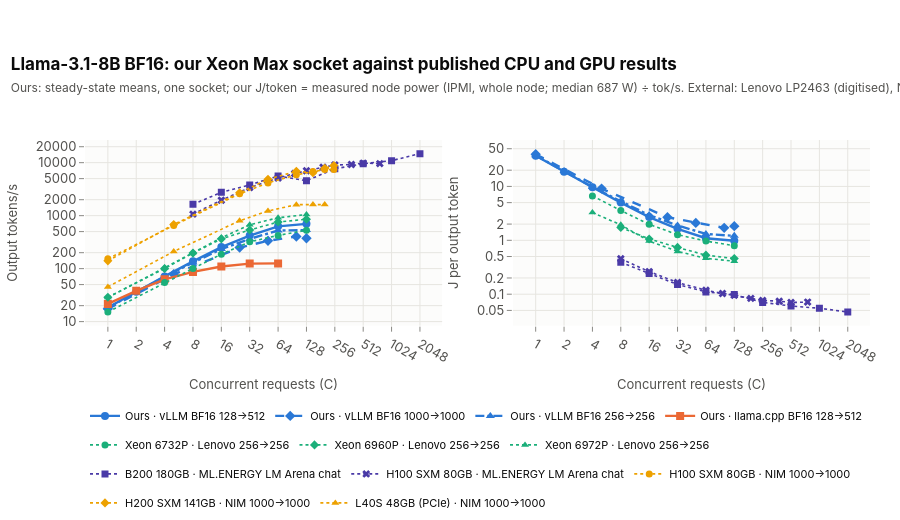

Here is the notebook cell this chart was saved with:
### Markdown cell above
## 6. Throughput and energy against concurrency

### Code cell
def series_from_ours(cid, wl, label, dash="solid", pts=points, marker=None):
    g = pts[(pts["configuration_id"] == cid) & (pts["workload"] == wl)]
    st = theme.configuration_style(cid)
    own = g["node_power_w"].notna() & (g["node_power_window_s"] >= external.MIN_POWER_WINDOW_S)
    power = g["node_power_w"].where(own, POWER_W)
    return pd.DataFrame({"label": label, "group": "ours", "origin": "ours", "color": st.color, "marker": marker or st.symbol, "dash": dash,
                         "concurrency": g["concurrency"], "output_tok_s": g["output_tok_s_mean"], "energy": power / g["output_tok_s_mean"]})


SYMBOLS = ["circle", "diamond", "triangle-up", "square", "x"]
ext_rows = []
for (sid, hw, prec, ver, wl), g in refs[refs["precision"] == "bf16"].groupby(["source_id", "hardware", "precision", "engine_version", "workload"], sort=False):
    if sid not in ("lenovo_lp2463", "nvidia_nim", "mlenergy_v3"):
        continue
    short = hw.replace("NVIDIA ", "").replace("Intel ", "")
    ext_rows.append(pd.DataFrame({"label": f"{short} · {sid.split('_')[0].replace('nvidia', 'NIM').replace('lenovo', 'Lenovo').replace('mlenergy', 'ML.ENERGY')} {wl}",
                                  "group": sid, "origin": "external", "color": None, "marker": SYMBOLS[len(ext_rows) % len(SYMBOLS)], "dash": "dot",
                                  "concurrency": g["concurrency"], "output_tok_s": g["output_tok_s"], "energy": g["energy_j_per_output_token"]}))
series = pd.concat([series_from_ours("vllm_bf16", "decode", "Ours · vLLM BF16 128→512"),
                    series_from_ours("vllm_bf16", "ext1000", "Ours · vLLM BF16 1000→1000", dash="dash", pts=ext_points, marker="diamond"),
                    series_from_ours("vllm_bf16", "ext256", "Ours · vLLM BF16 256→256", dash="dashdot", pts=ext_points, marker="triangle-up"),
                    series_from_ours("llama_cpp_bf16", "decode", "Ours · llama.cpp BF16 128→512")] + ext_rows, ignore_index=True)
series.loc[series["label"].str.startswith("Ours · llama.cpp"), "energy"] = np.nan  # one estimated energy curve is enough
fig = plots.external_reference_figure(
    series, panels=[("output_tok_s", "Output tokens/s"), ("energy", "J per output token")],
    title="Llama-3.1-8B BF16: our Xeon Max socket against published CPU and GPU results",
    subtitle=f"Ours: steady-state means, one socket; our J/token = measured node power (IPMI, whole node; median {num(POWER_W)} W) ÷ tok/s. "
             "External: Lenovo LP2463 (digitised), NVIDIA NIM, ML.ENERGY v3 (GPU energy only)")
fig.show()
export_figure(fig, "external_reference_bf16", source=NOTEBOOK,
              caption="Output tokens/s and J per output token against concurrency, Llama-3.1-8B BF16: our vLLM and llama.cpp curves (Xeon CPU Max 9480, one socket), "
                      "including our runs at NIM's 1000→1000 and Lenovo's 256→256, next to Lenovo's Xeon 6 vLLM runs, NVIDIA NIM on L40S/H100/H200 and ML.ENERGY on H100/B200; "
                      "our energy uses the measured node power (Slurm IPMI, whole node).")

### Figure 1 — Plotly figure (JSON) as saved in the notebook; plotly's stock layout.template omitted (floating-point values rounded to 4 significant figures)
{"data": [{"hovertemplate": "<b>Ours · vLLM BF16 128→512</b><br>C = %{x}<br>%{y:.4g}<extra></extra>", "legendgroup": "Ours · vLLM BF16 128→512", "line": {"color": "#2a78d6", "dash": "solid", "width": 2.4}, "marker": {"color": "#2a78d6", "size": 8, "symbol": "circle"}, "mode": "lines+markers", "name": "Ours · vLLM BF16 128→512", "showlegend": true, "type": "scatter", "x": [1.0, 2.0, 4.0, 8.0, 16.0, 32.0, 64.0, 128.0], "xaxis": "x", "y": [18.49, 36.58, 71.36, 137.2, 254.8, 420.0, 628.2, 700.4], "yaxis": "y"}, {"hovertemplate": "<b>Ours · vLLM BF16 1000→1000</b><br>C = %{x}<br>%{y:.4g}<extra></extra>", "legendgroup": "Ours · vLLM BF16 1000→1000", "line": {"color": "#2a78d6", "dash": "dash", "width": 2.4}, "marker": {"color": "#2a78d6", "size": 8, "symbol": "diamond"}, "mode": "lines+markers", "name": "Ours · vLLM BF16 1000→1000", "showlegend": true, "type": "scatter", "x": [1.0, 5.0, 25.0, 50.0, 100.0, 128.0], "xaxis": "x", "y": [17.42, 78.2, 249.3, 336.0, 404.1, 375.3], "yaxis": "y"}, {"hovertemplate": "<b>Ours · vLLM BF16 256→256</b><br>C = %{x}<br>%{y:.4g}<extra></extra>", "legendgroup": "Ours · vLLM BF16 256→256", "line": {"color": "#2a78d6", "dash": "dashdot", "width": 2.4}, "marker": {"color": "#2a78d6", "size": 8, "symbol": "triangle-up"}, "mode": "lines+markers", "name": "Ours · vLLM BF16 256→256", "showlegend": true, "type": "scatter", "x": [1.0, 2.0, 4.0, 8.0, 16.0, 32.0, 64.0, 128.0], "xaxis": "x", "y": [18.25, 35.6, 70.33, 129.9, 233.9, 364.3, 523.4, 534.6], "yaxis": "y"}, {"hovertemplate": "<b>Ours · llama.cpp BF16 128→512</b><br>C = %{x}<br>%{y:.4g}<extra></extra>", "legendgroup": "Ours · llama.cpp BF16 128→512", "line": {"color": "#eb6834", "dash": "solid", "width": 2.4}, "marker": {"color": "#eb6834", "size": 8, "symbol": "square"}, "mode": "lines+markers", "name": "Ours · llama.cpp BF16 128→512", "showlegend": true, "type": "scatter", "x": [1.0, 2.0, 4.0, 8.0, 16.0, 32.0, 64.0], "xaxis": "x", "y": [21.58, 38.07, 62.79, 86.6, 110.0, 124.5, 125.4], "yaxis": "y"}, {"hovertemplate": "<b>Xeon 6732P · Lenovo 256→256</b><br>C = %{x}<br>%{y:.4g}<extra></extra>", "legendgroup": "Xeon 6732P · Lenovo 256→256", "line": {"color": "#1baf7a", "dash": "dot", "width": 1.6}, "marker": {"color": "#1baf7a", "size": 7, "symbol": "circle"}, "mode": "lines+markers", "name": "Xeon 6732P · Lenovo 256→256", "showlegend": true, "type": "scatter", "x": [1.0, 4.0, 8.0, 16.0, 32.0, 64.0, 128.0], "xaxis": "x", "y": [15.17, 54.48, 100.5, 187.4, 320.3, 423.7, 531.2], "yaxis": "y"}, {"hovertemplate": "<b>Xeon 6960P · Lenovo 256→256</b><br>C = %{x}<br>%{y:.4g}<extra></extra>", "legendgroup": "Xeon 6960P · Lenovo 256→256", "line": {"color": "#1baf7a", "dash": "dot", "width": 1.6}, "marker": {"color": "#1baf7a", "size": 7, "symbol": "diamond"}, "mode": "lines+markers", "name": "Xeon 6960P · Lenovo 256→256", "showlegend": true, "type": "scatter", "x": [1.0, 4.0, 8.0, 16.0, 32.0, 64.0, 128.0], "xaxis": "x", "y": [28.8, 100.2, 196.5, 364.8, 537.3, 758.4, 856.3], "yaxis": "y"}, {"hovertemplate": "<b>Xeon 6972P · Lenovo 256→256</b><br>C = %{x}<br>%{y:.4g}<extra></extra>", "legendgroup": "Xeon 6972P · Lenovo 256→256", "line": {"color": "#1baf7a", "dash": "dot", "width": 1.6}, "marker": {"color": "#1baf7a", "size": 7, "symbol": "triangle-up"}, "mode": "lines+markers", "name": "Xeon 6972P · Lenovo 256→256", "showlegend": true, "type": "scatter", "x": [1.0, 4.0, 8.0, 16.0, 32.0, 64.0, 128.0], "xaxis": "x", "y": [28.38, 104.5, 202.2, 381.8, 673.0, 912.0, 1047.0], "yaxis": "y"}, {"hovertemplate": "<b>B200 180GB · ML.ENERGY LM Arena chat</b><br>C = %{x}<br>%{y:.4g}<extra></extra>", "legendgroup": "B200 180GB · ML.ENERGY LM Arena chat", "line": {"color": "#4a3aa7", "dash": "dot", "width": 1.6}, "marker": {"color": "#4a3aa7", "size": 7, "symbol": "square"}, "mode": "lines+markers", "name": "B200 180GB · ML.ENERGY LM Arena chat", "showlegend": true, "type": "scatter", "x": [8.0, 16.0, 32.0, 64.0, 128.0, 256.0, 512.0, 1024.0, 2048.0], "xaxis": "x", "y": [1637.0, 2751.0, 3810.0, 5589.0, 4570.0, 7664.0, 9571.0, 10920.0, 14800.0], "yaxis": "y"}, {"hovertemplate": "<b>H100 SXM 80GB · ML.ENERGY LM Arena chat</b><br>C = %{x}<br>%{y:.4g}<extra></extra>", "legendgroup": "H100 SXM 80GB · ML.ENERGY LM Arena chat", "line": {"color": "#4a3aa7", "dash": "dot", "width": 1.6}, "marker": {"color": "#4a3aa7", "size": 7, "symbol": "x"}, "mode": "lines+markers", "name": "H100 SXM 80GB · ML.ENERGY LM Arena chat", "showlegend": true, "type": "scatter", "x": [8.0, 16.0, 32.0, 64.0, 96.0, 128.0, 192.0, 256.0, 384.0, 512.0, 768.0], "xaxis": "x", "y": [1070.0, 1954.0, 3391.0, 5147.0, 6260.0, 7037.0, 8223.0, 9010.0, 9248.0, 9806.0, 9603.0], "yaxis": "y"}, {"hovertemplate": "<b>H100 SXM 80GB · NIM 1000→1000</b><br>C = %{x}<br>%{y:.4g}<extra></extra>", "legendgroup": "H100 SXM 80GB · NIM 1000→1000", "line": {"color": "#eda100", "dash": "dot", "width": 1.6}, "marker": {"color": "#eda100", "size": 7, "symbol": "circle"}, "mode": "lines+markers", "name": "H100 SXM 80GB · NIM 1000→1000", "showlegend": true, "type": "scatter", "x": [1.0, 5.0, 25.0, 50.0, 100.0, 150.0, 200.0, 250.0], "xaxis": "x", "y": [152.8, 654.5, 2585.0, 4153.0, 5915.0, 6800.0, 7425.0, 7435.0], "yaxis": "y"}, {"hovertemplate": "<b>H200 SXM 141GB · NIM 1000→1000</b><br>C = %{x}<br>%{y:.4g}<extra></extra>", "legendgroup": "H200 SXM 141GB · NIM 1000→1000", "line": {"color": "#eda100", "dash": "dot", "width": 1.6}, "marker": {"color": "#eda100", "size": 7, "symbol": "diamond"}, "mode": "lines+markers", "name": "H200 SXM 141GB · NIM 1000→1000", "showlegend": true, "type": "scatter", "x": [1.0, 5.0, 25.0, 50.0, 100.0, 150.0, 200.0, 250.0], "xaxis": "x", "y": [140.1, 679.5, 2711.0, 4855.0, 6864.0, 6456.0, 7812.0, 8813.0], "yaxis": "y"}, {"hovertemplate": "<b>L40S 48GB (PCIe) · NIM 1000→1000</b><br>C = %{x}<br>%{y:.4g}<extra></extra>", "legendgroup": "L40S 48GB (PCIe) · NIM 1000→1000", "line": {"color": "#eda100", "dash": "dot", "width": 1.6}, "marker": {"color": "#eda100", "size": 7, "symbol": "triangle-up"}, "mode": "lines+markers", "name": "L40S 48GB (PCIe) · NIM 1000→1000", "showlegend": true, "type": "scatter", "x": [1.0, 5.0, 25.0, 50.0, 100.0, 150.0, 200.0], "xaxis": "x", "y": [45.23, 210.9, 799.0, 1226.0, 1613.0, 1617.0, 1619.0], "yaxis": "y"}, {"hovertemplate": "<b>Ours · vLLM BF16 128→512</b><br>C = %{x}<br>%{y:.4g}<extra></extra>", "legendgroup": "Ours · vLLM BF16 128→512", "line": {"color": "#2a78d6", "dash": "solid", "width": 2.4}, "marker": {"color": "#2a78d6", "size": 8, "symbol": "circle"}, "mode": "lines+markers", "name": "Ours · vLLM BF16 128→512", "showlegend": false, "type": "scatter", "x": [1.0, 2.0, 4.0, 8.0, 16.0, 32.0, 64.0, 128.0], "xaxis": "x2", "y": [37.17, 18.79, 9.628, 5.009, 2.696, 1.636, 1.094, 0.9811], "yaxis": "y2"}, {"hovertemplate": "<b>Ours · vLLM BF16 1000→1000</b><br>C = %{x}<br>%{y:.4g}<extra></extra>", "legendgroup": "Ours · vLLM BF16 1000→1000", "line": {"color": "#2a78d6", "dash": "dash", "width": 2.4}, "marker": {"color": "#2a78d6", "size": 8, "symbol": "diamond"}, "mode": "lines+markers", "name": "Ours · vLLM BF16 1000→1000", "showlegend": false, "type": "scatter", "x": [1.0, 5.0, 25.0, 50.0, 100.0, 128.0], "xaxis": "x2", "y": [39.45, 9.104, 2.678, 2.103, 1.703, 1.829], "yaxis": "y2"}, {"hovertemplate": "<b>Ours · vLLM BF16 256→256</b><br>C = %{x}<br>%{y:.4g}<extra></extra>", "legendgroup": "Ours · vLLM BF16 256→256", "line": {"color": "#2a78d6", "dash": "dashdot", "width": 2.4}, "marker": {"color": "#2a78d6", "size": 8, "symbol": "triangle-up"}, "mode": "lines+markers", "name": "Ours · vLLM BF16 256→256", "showlegend": false, "type": "scatter", "x": [1.0, 2.0, 4.0, 8.0, 16.0, 32.0, 64.0, 128.0], "xaxis": "x2", "y": [37.66, 19.3, 9.77, 5.29, 2.937, 1.886, 1.313, 1.211], "yaxis": "y2"}, {"hovertemplate": "<b>Xeon 6732P · Lenovo 256→256</b><br>C = %{x}<br>%{y:.4g}<extra></extra>", "legendgroup": "Xeon 6732P · Lenovo 256→256", "line": {"color": "#1baf7a", "dash": "dot", "width": 1.6}, "marker": {"color": "#1baf7a", "size": 7, "symbol": "circle"}, "mode": "lines+markers", "name": "Xeon 6732P · Lenovo 256→256", "showlegend": false, "type": "scatter", "x": [4.0, 8.0, 16.0, 32.0, 64.0, 128.0], "xaxis": "x2", "y": [6.667, 3.564, 1.978, 1.272, 0.9677, 0.7912], "yaxis": "y2"}, {"hovertemplate": "<b>Xeon 6960P · Lenovo 256→256</b><br>C = %{x}<br>%{y:.4g}<extra></extra>", "legendgroup": "Xeon 6960P · Lenovo 256→256", "line": {"color": "#1baf7a", "dash": "dot", "width": 1.6}, "marker": {"color": "#1baf7a", "size": 7, "symbol": "diamond"}, "mode": "lines+markers", "name": "Xeon 6960P · Lenovo 256→256", "showlegend": false, "type": "scatter", "x": [8.0, 16.0, 32.0, 64.0, 128.0], "xaxis": "x2", "y": [1.731, 1.059, 0.7392, 0.5302, 0.4586], "yaxis": "y2"}, {"hovertemplate": "<b>Xeon 6972P · Lenovo 256→256</b><br>C = %{x}<br>%{y:.4g}<extra></extra>", "legendgroup": "Xeon 6972P · Lenovo 256→256", "line": {"color": "#1baf7a", "dash": "dot", "width": 1.6}, "marker": {"color": "#1baf7a", "size": 7, "symbol": "triangle-up"}, "mode": "lines+markers", "name": "Xeon 6972P · Lenovo 256→256", "showlegend": false, "type": "scatter", "x": [4.0, 8.0, 16.0, 32.0, 64.0, 128.0], "xaxis": "x2", "y": [3.273, 1.935, 0.9677, 0.6228, 0.4627, 0.4096], "yaxis": "y2"}, {"hovertemplate": "<b>B200 180GB · ML.ENERGY LM Arena chat</b><br>C = %{x}<br>%{y:.4g}<extra></extra>", "legendgroup": "B200 180GB · ML.ENERGY LM Arena chat", "line": {"color": "#4a3aa7", "dash": "dot", "width": 1.6}, "marker": {"color": "#4a3aa7", "size": 7, "symbol": "square"}, "mode": "lines+markers", "name": "B200 180GB · ML.ENERGY LM Arena chat", "showlegend": false, "type": "scatter", "x": [8.0, 16.0, 32.0, 64.0, 128.0, 256.0, 512.0, 1024.0, 2048.0], "xaxis": "x2", "y": [0.3905, 0.2423, 0.1511, 0.1103, 0.09832, 0.07048, 0.06023, 0.05492, 0.0467], "yaxis": "y2"}, {"hovertemplate": "<b>H100 SXM 80GB · ML.ENERGY LM Arena chat</b><br>C = %{x}<br>%{y:.4g}<extra></extra>", "legendgroup": "H100 SXM 80GB · ML.ENERGY LM Arena chat", "line": {"color": "#4a3aa7", "dash": "dot", "width": 1.6}, "marker": {"color": "#4a3aa7", "size": 7, "symbol": "x"}, "mode": "lines+markers", "name": "H100 SXM 80GB · ML.ENERGY LM Arena chat", "showlegend": false, "type": "scatter", "x": [8.0, 16.0, 32.0, 64.0, 96.0, 128.0, 192.0, 256.0, 384.0, 512.0, 768.0], "xaxis": "x2", "y": [0.4548, 0.2627, 0.1651, 0.1186, 0.1029, 0.09511, 0.0837, 0.07664, 0.07423, 0.07019, 0.07135], "yaxis": "y2"}], "layout": {"height": 520, "legend": {"font": {"size": 11}}, "title": {"text": "<b>Llama-3.1-8B BF16: our Xeon Max socket against published CPU and GPU results</b><br><span style='font-size:12px;color:#52514e'>Ours: steady-state means, one socket; our J/token = measured node power (IPMI, whole node; median 687 W) ÷ tok/s. External: Lenovo LP2463 (digitised), NVIDIA NIM, ML.ENERGY v3 (GPU energy only)</span>"}, "xaxis": {"anchor": "y", "domain": [0.0, 0.455], "ticktext": ["1", "2", "4", "8", "16", "32", "64", "128", "256", "512", "1024", "2048"], "tickvals": [1, 2, 4, 8, 16, 32, 64, 128, 256, 512, 1024, 2048], "title": {"text": "Concurrent requests (C)"}, "type": "log"}, "xaxis2": {"anchor": "y2", "domain": [0.545, 1.0], "ticktext": ["1", "2", "4", "8", "16", "32", "64", "128", "256", "512", "1024", "2048"], "tickvals": [1, 2, 4, 8, 16, 32, 64, 128, 256, 512, 1024, 2048], "title": {"text": "Concurrent requests (C)"}, "type": "log"}, "yaxis": {"anchor": "x", "domain": [0.0, 1.0], "ticktext": ["10", "20", "50", "100", "200", "500", "1000", "2000", "5000", "10000", "20000"], "tickvals": [10, 20, 50, 100, 200, 500, 1000, 2000, 5000, 10000, 20000], "title": {"text": "Output tokens/s"}, "type": "log"}, "yaxis2": {"anchor": "x2", "domain": [0.0, 1.0], "ticktext": ["0.05", "0.1", "0.2", "0.5", "1", "2", "5", "10", "20", "50"], "tickvals": [0.05, 0.1, 0.2, 0.5, 1, 2, 5, 10, 20, 50], "title": {"text": "J per output token"}, "type": "log"}}}
